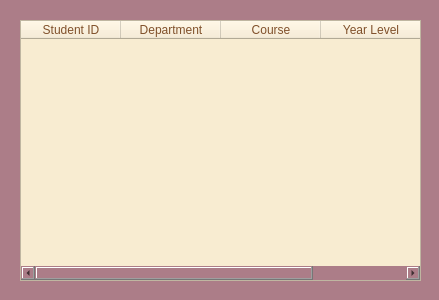
<?xml version="1.0" encoding="UTF-8"?>
<ui version="4.0">
 <class>Dialog</class>
 <widget class="QDialog" name="Dialog">
  <property name="geometry">
   <rect>
    <x>0</x>
    <y>0</y>
    <width>439</width>
    <height>300</height>
   </rect>
  </property>
  <property name="windowTitle">
   <string>InformationTable</string>
  </property>
  <property name="styleSheet">
   <string notr="true">background-color: rgb(172, 125, 136);</string>
  </property>
  <widget class="QTableWidget" name="tableInfo">
   <property name="geometry">
    <rect>
     <x>20</x>
     <y>20</y>
     <width>401</width>
     <height>261</height>
    </rect>
   </property>
   <property name="layoutDirection">
    <enum>Qt::LeftToRight</enum>
   </property>
   <property name="styleSheet">
    <string notr="true">background-color: rgb(248, 236, 209);
color: rgb(128, 80, 42);
font: 10pt &quot;Impact&quot;;</string>
   </property>
   <column>
    <property name="text">
     <string>Student ID</string>
    </property>
   </column>
   <column>
    <property name="text">
     <string>Department</string>
    </property>
   </column>
   <column>
    <property name="text">
     <string>Course</string>
    </property>
   </column>
   <column>
    <property name="text">
     <string>Year Level</string>
    </property>
   </column>
  </widget>
 </widget>
 <resources/>
 <connections/>
</ui>
